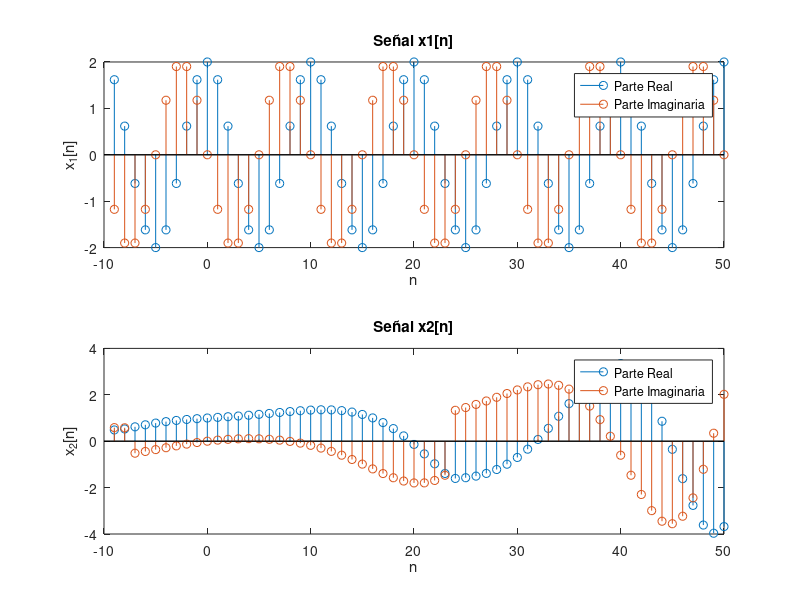
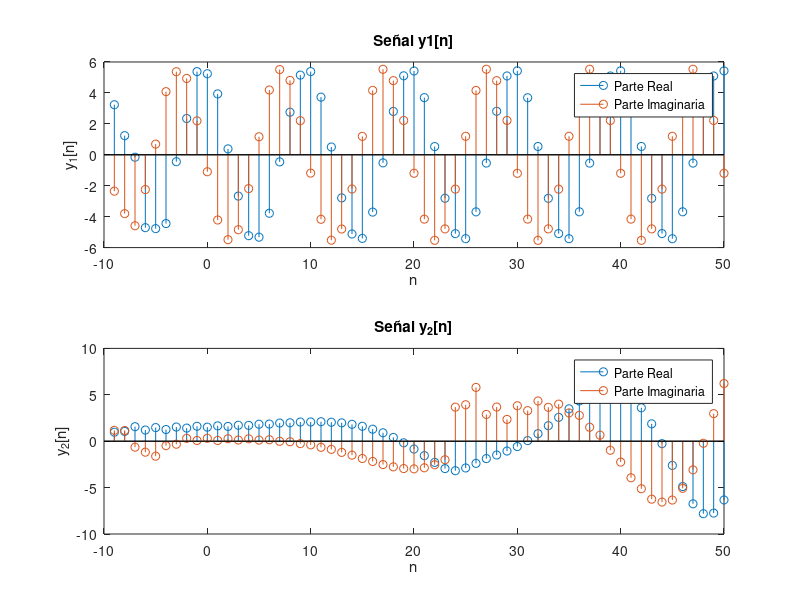
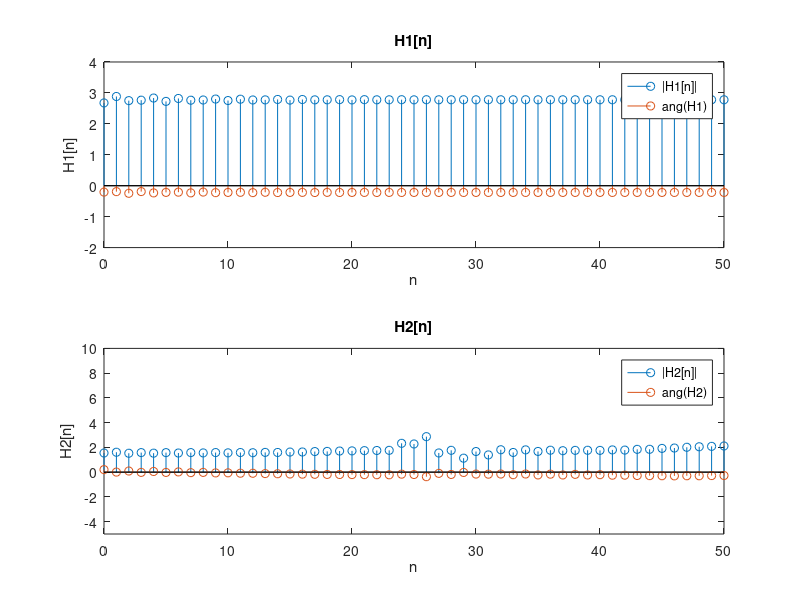
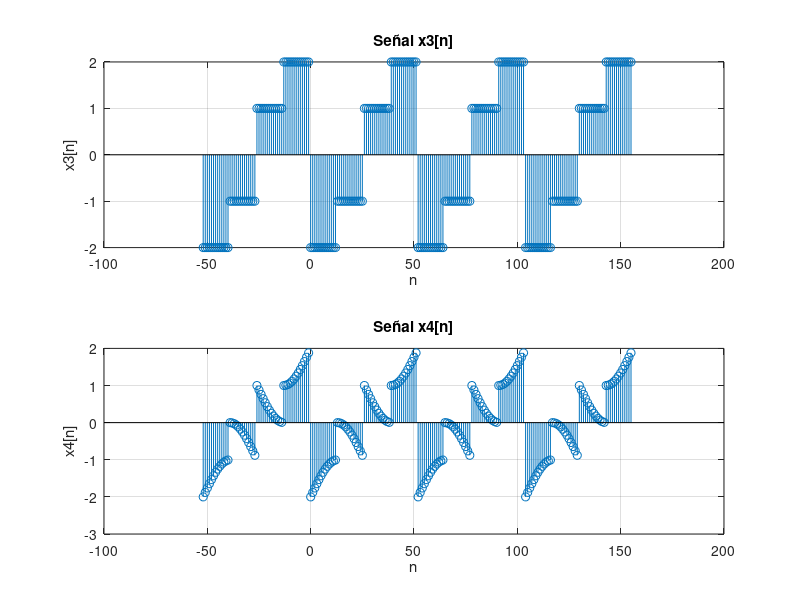

Recreate these plots in MATLAB, in order.
clear; 
close all;
clc;

%%
% Ejercicio 1:
ini = -10;
n = ini+1:50;
x1_n = ( 2*1i*sin( (2*pi*n)/5 ) + 2*cos( (2*pi*n)/5 ) ) .* exp( (-1i*3*pi*n)/5);
x2_n = (sin( n/5 + (1i*pi)/2 ) ).^(n/30);

%%
% Apartado a)

% Graficar las señales
figure;

% Gráfico para x1[n]
subplot(2, 1, 1);
stem(n, real(x1_n));
title('Señal x1[n]');
xlabel('n');
ylabel('x_1[n]');
hold on
stem(n, imag(x1_n));
hold off
legend('Parte Real', 'Parte Imaginaria');

% Gráfico para x2[n]
subplot(2, 1, 2);
stem(n, real(x2_n));
title('Señal x2[n]');
xlabel('n');
ylabel('x_2[n]');
hold on
stem(n,imag(x2_n));
hold off
legend('Parte Real', 'Parte Imaginaria');

%%
% Apartado b)
% Energía de las señales
E_x1_n = sum(abs(x1_n).^2);
E_x2_n = sum(abs(x2_n).^2);

%%
% Apartado c)

a = [1 0 -1/3 1/3];
b = [2 0 0 -1/2];

y1_n = filter(b,a,x1_n);
y2_n = filter(b,a,x2_n);

% Graficar las señales
figure;

% Gráfico para y1[n]
subplot(2, 1, 1);
stem(n, real(y1_n));
title('Señal y1[n]');
xlabel('n');
ylabel('y_1[n]');
hold on
stem(n, imag(y1_n));
hold off
legend('Parte Real', 'Parte Imaginaria');

% Gráfico para x2[n]
subplot(2, 1, 2);
stem(n, real(y2_n));
title('Señal y_2[n]');
xlabel('n');
ylabel('y_2[n]');
hold on
stem(n,imag(y2_n));
hold off
legend('Parte Real', 'Parte Imaginaria');
%%
% Energía de las señales de salida
E_y1_n = sum(abs(y1_n).^2);
E_y2_n = sum(abs(y2_n).^2);

%%
H1 = y1_n./x1_n; % Esta función no se estabiliza, no es autofunción
H2 = y2_n./x2_n; % Mirando en los valores finales de H2 tiende al autovalor
                 % 0.110151837684940 - 0.348873989385023j. Por tanto es autofunción.

% Esto NO es necesario pero ayuda a visualizarlo
figure();

subplot(2,1,1)
stem(n,abs(H1))
title('H1[n]')
xlabel('n')
ylabel('H1[n]')
ylim([-2,4])
xlim([0,50])
hold on
stem(n,angle(H1))
hold off
legend('|H1[n]|','ang(H1)')


subplot(2,1,2)
stem(n,abs(H2))
title('H2[n]')
xlabel('n')
ylabel('H2[n]')
ylim([-5,10])
xlim([0,50])

hold on
stem(n,angle(H2))
legend('|H2[n]|','ang(H2)')
hold off

%%
% Apartado 2)
n = -52:1:156-1;
x3_n_periodo = [repmat(-2, 1, 13) repmat(-1, 1, 13) ones(1,13) repmat(2, 1, 13)];

x3_n = repmat(x3_n_periodo, 1, 4); % Se repite 4 veces porque (156 + 52)/(4 * 13) = 4

x4_n = x3_n + sin((pi*n)/26);
%%
% e)
% Graficar
figure;

subplot(2,1,1)
stem(n, x3_n);
title('Señal x3[n]');
xlabel('n');
ylabel('x3[n]');
grid on

subplot(2,1,2)
stem(n, x4_n);
title('Señal x4[n]');
xlabel('n');
ylabel('x4[n]');
grid on

% Energía de las señales:
E_x3_n = sum(abs(x3_n).^2);
E_x4_n = sum(abs(x4_n).^2);

period_x4_n = 52; %Por la propia definición de la señal u observando el gráfico u observando el tamaño
                  % del array x3_n_periodo. 

                  
%%
% i)
n_grafica = 0:51;
x4_n_periodo = x4_n(1:period_x4_n); % Cogemos solo 1 periodo

a_k = (1/period_x4_n)*fft(x4_n_periodo);

% Graficar los ak
figure;

subplot(2,1,1)
stem(n_grafica, abs(a_k))
xlabel('k');
ylabel('|a_k|');
xlim([0 51])
title('Coeficientes a_k (modulo)')
grid on

subplot(2,1,2)
stem(n_grafica, angle(a_k))
xlabel('k');
ylabel('fase a_k');
xlim([0 51])
title('Coeficientes a_k (fase)')
grid on

%% 
n2 = 0:51;
% Inicializamos b_k con ceros
b_k = zeros(size(a_k));

% Asignamos los valores de a_k en las posiciones pares de b_k
b_k(1:2:end) = a_k(1:2:end);

% Graficar los bk
figure;

subplot(2,1,1)
stem(n2, abs(b_k))
xlabel('k');
ylabel('|b_k|');
xlim([0,52])
title('Coeficientes b_k (modulo)')
grid on

subplot(2,1,2)
stem(n2, angle(b_k))
xlabel('k');
ylabel('fase b_k');
xlim([0,52])
title('Coeficientes b_k (fase)')
grid on

%%
% Calcular y4[n] a partir de los b_k

N = length(b_k);
y4_n = N*ifft(b_k);

% Definir el rango de n
n2 = 0:N-1;

% Mostrar el resultado
figure;

stem(n2, y4_n);
title('Señal y4[n]')
xlim([0 51])
xlabel('n');
ylabel('(2 periodos) y_4[n]');

% Energía de la señal y4[n]:
E_y4_n = sum(abs(y4_n).^2);
